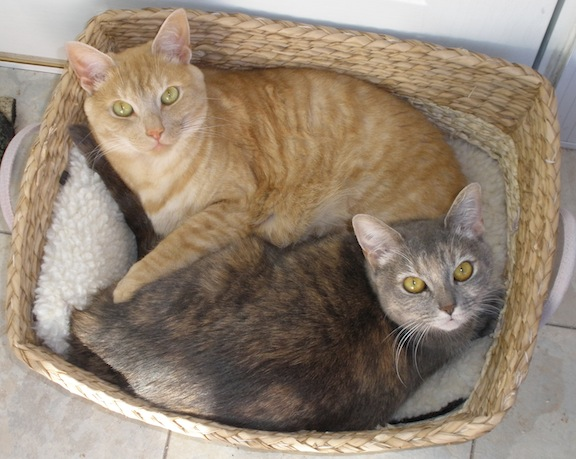
//> input picture Lab4/Lab4/basket.jpg, 576 x 459 px
$ ./main ../../Lab4/basket.jpg ../../Lab4/basket.jpg   (built with g++ and OpenCV 4, older OpenCV classes emulated)
//> lines starting //> are read from the running program, lines starting //| are printed output that depends on the picture
// Lab3_Part2.cpp : Defines the entry point for the console application.
//

#include "opencv2/core/core.hpp"
#include "opencv2/imgproc/imgproc.hpp"
#include "opencv2/highgui/highgui.hpp"
#include "opencv2/objdetect/objdetect.hpp"
#include "opencv2/features2d/features2d.hpp"
#include "opencv2/nonfree/features2d.hpp"
#include <string>
#include <vector>
#include <iostream>

using namespace cv;
using namespace std;

void onTrackbar(int value, void* data) {}

int main(int argc, char* argv[])
{
    String dataDir="/Users/donj/workspace/cs585/Lab6/Data/";

    if(argc < 3)
    {
        //example arguments: ruby.jpg basket.jpg
        cout<<"Please provide a filename of an exemplar image and a testing image"<<endl;
        return 0;
    }

    Mat displayImage;

    //read in the image
    Mat image1, image2;
    image1 = imread(dataDir+argv[1]);
//> image1 is the input picture: 459 rows x 576 cols, CV_8UC3; mean B, G, R 115.6, 132.3, 148
    image2 = imread(dataDir+argv[2]);
    Mat grayImage1, grayImage2;
    cvtColor(image1, grayImage1, CV_BGR2GRAY);
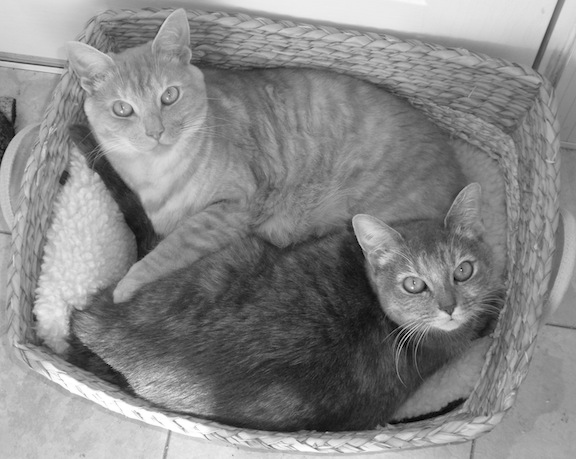
//> grayImage1: 459 rows x 576 cols, CV_8UC1; min 0, max 255, mean 135.1
    cvtColor(image2, grayImage2, CV_BGR2GRAY);

    SiftFeatureDetector detector;
    vector<KeyPoint> keypoints1;
    vector<KeyPoint> keypoints2;
    detector.detect(grayImage1, keypoints1);
//> keypoints1 = 1349 keypoints; strongest (x, y, size): (425, 287, 4.6), (137, 227, 29.1), (80, 358, 22.3), (118, 383, 15.9)
    detector.detect(grayImage2, keypoints2);
//> keypoints2 has the same summary as keypoints1

    // http://docs.opencv.org/modules/features2d/doc/common_interfaces_of_descriptor_extractors.html
    Mat descriptors1;
    Mat descriptors2;
    detector.compute(image1, keypoints1, descriptors1);
    detector.compute(image2, keypoints2, descriptors2);

    //http://docs.opencv.org/modules/features2d/doc/common_interfaces_of_descriptor_matchers.html#bfmatcher
    BFMatcher matchmaker;
    vector<DMatch> matches;
    matchmaker.match(descriptors1, descriptors2, matches);
//> matches = 1349 matches

    int maxVal = 500;
    int threshold = 150;
    int prevThreshold=0;

    //namedWindow("Image Window", CV_WINDOW_NORMAL);
    namedWindow("Image Window", CV_WINDOW_AUTOSIZE);
    createTrackbar("Match Thresh", "Image Window", &threshold, maxVal);

    while(1 == 1)
    {
        if(threshold != prevThreshold)
        {
            vector<DMatch> finalMatches;
            for(int i=0; i<matches.size(); i++)
            {
                if (matches[i].distance < threshold)
                {
                    finalMatches.push_back(matches[i]);
                }
            }

            //http://docs.opencv.org/modules/features2d/doc/drawing_function_of_keypoints_and_matches.html?
            drawMatches(image1, keypoints1, image2, keypoints2, finalMatches, displayImage);
            prevThreshold = threshold;
        }

        Point imgSize(displayImage.cols,displayImage.rows);
        imgSize.x/=4;
        imgSize.y/=4;
        Mat smallDisplayImage;
        resize(displayImage, smallDisplayImage, imgSize);
        imshow("Image Window", smallDisplayImage);
        char key = waitKey(33);
        if(key == 'q')
        {
            break;
        }
        if(key == ' ')
        {
            imwrite(dataDir+"output.png", smallDisplayImage);
        }
    }
}

$ run again, with Lab4/Lab4/Ruby1.jpg copied over Lab4/Lab4/basket.jpg
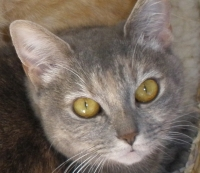
//> input picture Lab4/Lab4/Ruby1.jpg, 200 x 173 px
//> image1 is the input picture: 173 rows x 200 cols, CV_8UC3; mean B, G, R 99.2, 109.1, 120.8
//> keypoints1 = 183 keypoints; strongest (x, y, size): (32, 43, 26.2), (131, 143, 3.1), (138, 101, 5), (143, 146, 13.6)
//> keypoints2 has the same summary as keypoints1
//> matches = 183 matches

$ run again, with Lab4/Lab4/Ruby2.jpg copied over Lab4/Lab4/basket.jpg
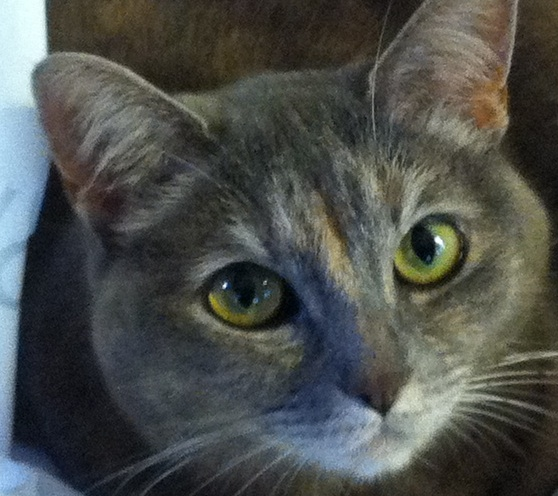
//> input picture Lab4/Lab4/Ruby2.jpg, 558 x 496 px
//> image1 is the input picture: 496 rows x 558 cols, CV_8UC3; mean B, G, R 75.3, 78.6, 75.8
//> keypoints1 = 762 keypoints; strongest (x, y, size): (225, 286, 2.9), (438, 240, 4.9), (444, 241, 14.9), (420, 244, 19.9)
//> keypoints2 has the same summary as keypoints1
//> matches = 762 matches

$ run again, with Lab4/Lab4/bag.jpg copied over Lab4/Lab4/basket.jpg
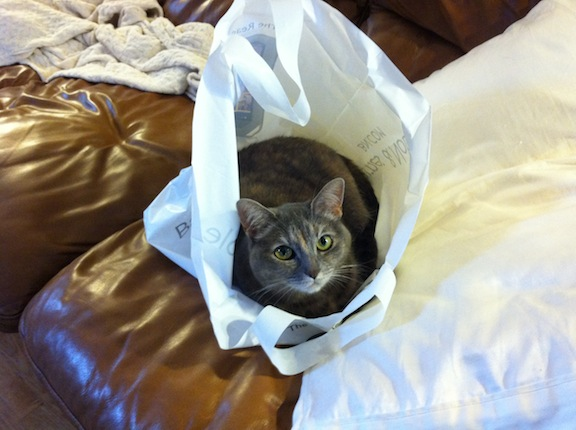
//> input picture Lab4/Lab4/bag.jpg, 576 x 430 px
//> image1 is the input picture: 430 rows x 576 cols, CV_8UC3; mean B, G, R 141.7, 150.3, 153.8
//> keypoints1 = 779 keypoints; strongest (x, y, size): (150, 13, 7.2), (114, 20, 9.1), (224, 308, 26.4), (276, 320, 18.8)
//> keypoints2 has the same summary as keypoints1
//> matches = 779 matches
